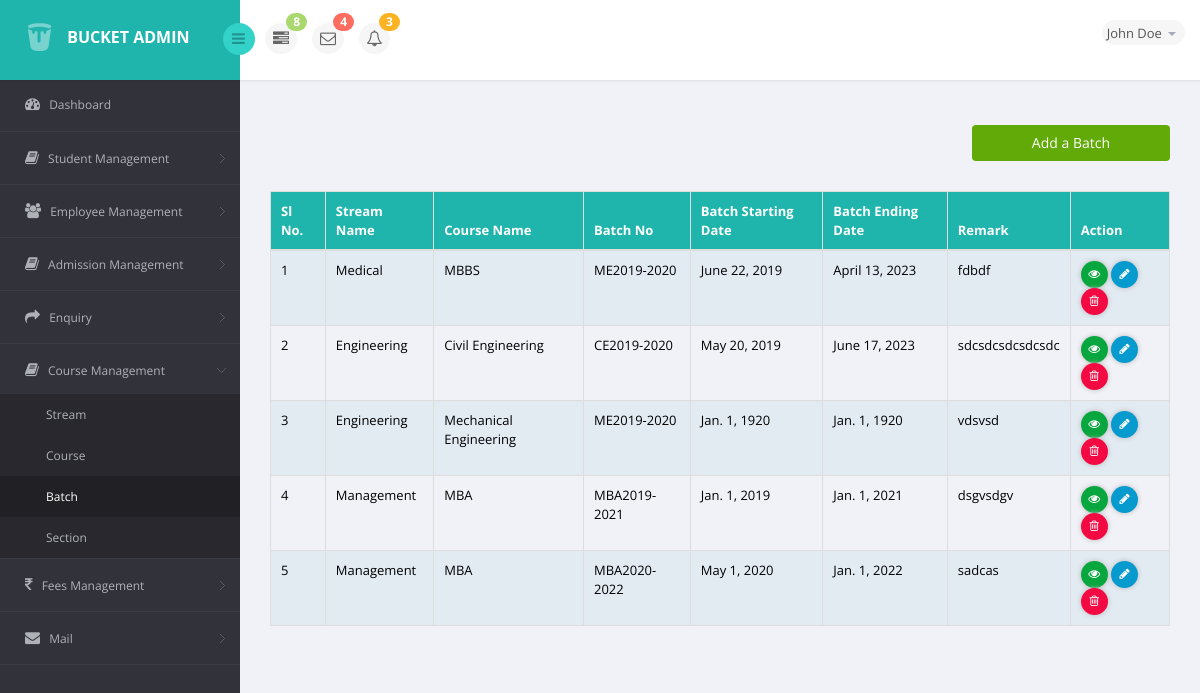
Page /coursemanagement/batch_list/ on the committed database.
### coursemanagement/models.py (models this page shows, shortened)
class Batch(models.Model):
    stream=models.ForeignKey(Stream,on_delete=models.CASCADE)
    course_name=models.ForeignKey(Course,on_delete=models.CASCADE)
    batch_no=models.CharField(max_length=50)
    starting_date=models.DateField()
    ending_date=models.DateField()
    remark=models.TextField()

class Stream(models.Model):
    name=models.CharField(max_length=50)
    def __str__(self):
        return self.name

class Course(models.Model):
    Exam_choices=(
        ('sem','SEMESTER'),
        ('yr','YEARLY'),
        ('tr','TRIMESTER')
    )
    duration_choice=(
        ('1','1'),
        ('2','2'),
        ('3','3'),
        ('4','4'),
        ('5','5'),
        ('6','6'),
        ('7','7'),
        ('8','8'),
    )
    stream=models.ForeignKey(Stream,on_delete=models.CASCADE)
    course_code=models.CharField(max_length=15)
    course_name=models.CharField(max_length=50)
    course_aliases=models.CharField(max_length=30)
    duration=models.CharField(max_length=1,choices=duration_choice,default='4')
    total_seats=models.IntegerField()
    approved_date=models.DateField()
    exam_pattern=models.CharField(max_length=3,choices=Exam_choices,default='SEMESTER')
    affiliated_body=models.CharField(max_length=30)
    syllabus=models.FileField(blank=False)
    remark=models.TextField()
    def __str__(self):
        return self.course_name

### coursemanagement/views.py (the view)
# urls.py: path('coursemanagement/batch_list/',views.BatchListView.as_view(),name='batch_list'),
class BatchListView(ListView):
    template_name='coursemanagement/batch_list.html'
    context_object_name='batch'
    queryset=Batch.objects.all()
    def get_context_data(self,**kwargs):
        context=super().get_context_data(**kwargs)
        return context

### coursemanagement/templates/coursemanagement/batch_list.html (shortened to what this page needs)
{% extends 'student/base.html' %}
{% load crispy_forms_tags %}
{% block content %}
<section id="main-content">
        <div class="wrapper">
                <div class="col-sm-12 col-xs-12">
                    <button type="submit" class="btn btn-info feebtn"><a href="{% url 'batch_create' %}">Add a Batch</a></button>
                    <table class="table table-bordered table-striped table-condensed">
                            <thead>
                                <tr class="hdclr">
                                        <th>Sl No.</th>
                                        <th>Stream Name</th>
                                        <th>Course Name</th>
                                        <th>Batch No</th>
                                        <th>Batch Starting Date</th>
                                        <th>Batch Ending Date</th>
                                        <th>Remark</th>
                                        <th>Action</th>
                                    </tr>
                                </thead>
                                <tbody>
                                {% for i in object_list %}
                                <tr>
                                        <td>{{i.id}}</td>
                                        <td>{{i.stream}}</td>
                                        <td>{{i.course_name}}</td>
                                        <td>{{i.batch_no}}</td>
                                        <td>{{i.starting_date}}</td>
                                        <td>{{i.ending_date}}</td>
                                        <td>{{i.remark}}</td>
                                        <td>
                                                <a href="{% url 'batch_detail' pk=i.pk %}" class="social-icon">
                                                <i class="fa fa-eye vieww"></i>
                                                </a>
                                                <a href="{% url 'batch_update' pk=i.pk %}" class="social-icon">
                                                <i class="fa fa-pencil editt"></i>
                                                </a>
                                                <a href="{% url 'batch_delete' pk=i.pk %}" class="social-icon" id="delete">
                                                <i class="fa fa-trash-o deletee"></i>
                                                </a>
                                        </td>
                                </tr>
                                {% endfor %}
                            </tbody>
                        </table>
                </div>
        </div>
</section>
{% endblock content %}

### rows in the picture
Batch: id "1", stream "Medical", course_name "MBBS", batch_no "ME2019-2020", starting_date "June 22, 2019", ending_date "April 13, 2023", remark "fdbdf"
Batch: id "2", stream "Engineering", course_name "Civil Engineering", batch_no "CE2019-2020", starting_date "May 20, 2019", ending_date "June 17, 2023", remark "sdcsdcsdcsdcsdc"
Batch: id "3", stream "Engineering", course_name "Mechanical Engineering", batch_no "ME2019-2020", starting_date "Jan. 1, 1920", ending_date "Jan. 1, 1920", remark "vdsvsd"
Batch: id "4", stream "Management", course_name "MBA", batch_no "MBA2019-2021", starting_date "Jan. 1, 2019", ending_date "Jan. 1, 2021", remark "dsgvsdgv"
Batch: id "5", stream "Management", course_name "MBA", batch_no "MBA2020-2022", starting_date "May 1, 2020", ending_date "Jan. 1, 2022", remark "sadcas"
